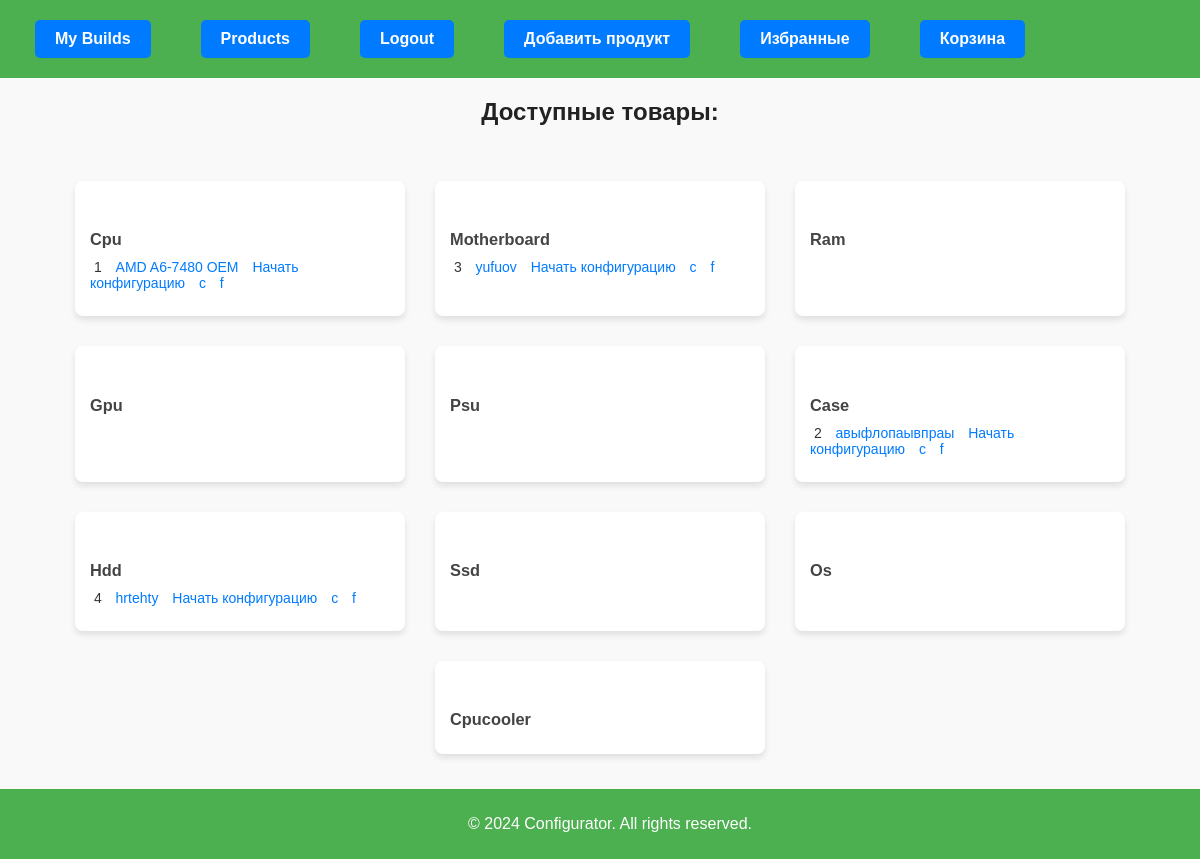
The app's page / (signed in) with its own data.
### configurator/models.py (models this page shows, shortened)
class AutoCreateProductMixin:
    PRODUCT_TYPE = None  # Переопределяй в дочерних классах

class CPU(AutoCreateProductMixin, models.Model):
    name = models.CharField(max_length=100, verbose_name="Название процессора")
    image = models.ImageField(upload_to='images/CPU/', null=True, blank=True, verbose_name="Фото CPU")
    manufacturer = models.CharField(max_length=100, verbose_name="Производитель", default="Intel")
    socket = models.CharField(max_length=50, verbose_name="Socket", default="LGA 1700")
    architecture = models.CharField(max_length=50, verbose_name="Архитектура", null=True, blank=True)
    cores = models.IntegerField(verbose_name="Количество ядер", default=4)
    threads = models.IntegerField(verbose_name="Количество потоков", null=True, blank=True)
    base_clock = models.FloatField(verbose_name="Тактовая частота", null=True, blank=True)
    turbo_clock = models.FloatField(verbose_name="Частота процессора в режиме Turbo", null=True, blank=True)
    tdp = models.IntegerField(verbose_name="Типичное тепловыделение", null=True, blank=True)
    release_date = models.CharField(max_length=50, verbose_name="Дата релиза", null=True, blank=True)
    product = models.OneToOneField(Product, on_delete=models.CASCADE, related_name="cpu")
    PRODUCT_TYPE = 'cpu'

class Product(models.Model):
    type = models.CharField(
        max_length=40,
        choices=[
            ('cpu', 'CPU'),
            ('motherboard', 'Motherboard'),
            ('ram', 'RAM'),
            ('gpu', 'GPU'),
            ('psu', 'PSU'),
            ('case', 'Case'),
            ('storage', 'Storage'),
            ('os', 'OS'),
            ('сpucooler', 'CPUCooler')
        ]
    )
    price = models.DecimalField(max_digits=10, decimal_places=2, null=True, blank=True)

class Motherboard(AutoCreateProductMixin, models.Model):
    name = models.CharField(max_length=100, verbose_name="Название материнской платы")
    socket = models.CharField(max_length=50, verbose_name="Сокет", default="LGA 1700")
    chipset = models.CharField(max_length=50, verbose_name="Чипсет", default="Intel B760")
    ram_type = models.CharField(max_length=50, verbose_name="Тип ОЗУ", default="DDR4")
    max_ram = models.IntegerField(verbose_name="Максимальный объем ОЗУ, ГБ", default=128)
    ram_slots = models.IntegerField(verbose_name="Количество слотов ОЗУ", default=4)
    form_factor = models.CharField(max_length=50, verbose_name="Форм-фактор", default="ATX")
    m2_slots = models.IntegerField(verbose_name="Количество слотов M.2", null=True, blank=True)
    sata_ports = models.IntegerField(verbose_name="Количество SATA портов", null=True, blank=True)
    pcie_version = models.CharField(max_length=50, verbose_name="Версия PCIe", default="PCI Express 4.0")
    image = models.ImageField(upload_to='images/motherboards/', null=True, blank=True, verbose_name="Фото материнской платы")
    product = models.OneToOneField(Product, on_delete=models.CASCADE, related_name="motherboard")
    PRODUCT_TYPE = 'motherboard'

class Case(AutoCreateProductMixin, models.Model):
    name = models.CharField(max_length=100, verbose_name="Название корпуса")
    image = models.ImageField(upload_to='images/cases/', null=True, blank=True, verbose_name="Фото корпуса")
    max_gpu_length_mm = models.IntegerField(verbose_name="Максимальная длина видеокарты, мм", default=315)
    max_cpu_cooler_height_mm = models.IntegerField(verbose_name="Максимальная высота кулера, мм", default=163)
    form_factor_support = models.CharField(max_length=100, verbose_name="Поддерживаемые форм-факторы материнских плат", default="ATX, mATX, Mini-ITX")
    psu_type = models.CharField(max_length=50, verbose_name="Тип блока питания (например, ATX, SFX)", default="без БП")
    drive_bays = models.CharField(max_length=100, verbose_name="Отсеки для накопителей (например, 2x3.5', 2x2.5')", null=True, blank=True)
    fan_slots = models.BooleanField(verbose_name="Места для вентиляторов", default=True)
    bottom_fans = models.CharField(max_length=50, verbose_name="Вентиляторы на нижней панели", null=True, blank=True)
    top_fans = models.CharField(max_length=50, verbose_name="Вентиляторы на верхней панели", null=True, blank=True)
    rgb_lighting = models.BooleanField(verbose_name="Подсветка корпуса", default=True)
    liquid_cooling_support = models.BooleanField(verbose_name="Возможность установки СЖО", default=True)
    dimensions = models.CharField(max_length=50, verbose_name="Размеры (ШхВхГ)", default="204 x 446 x 396 мм")
    weight_kg = models.FloatField(verbose_name="Вес", null=True, blank=True)
    warranty = models.IntegerField(verbose_name="Гарантия (мес.)", null=True, blank=True)
    product = models.OneToOneField(Product, on_delete=models.CASCADE, related_name="case")
    PRODUCT_TYPE = 'case'

class HDD(AutoCreateProductMixin, models.Model):
    name = models.CharField(max_length=100, verbose_name="Название hdd")
    image = models.ImageField(upload_to='images/HDD/', null=True, blank=True, verbose_name="Фото hdd")
    product = models.OneToOneField(Product, on_delete=models.CASCADE, related_name="hdd")
    PRODUCT_TYPE = 'hdd'
    capacity_gb = models.IntegerField(verbose_name="Емкость, ГБ", default=8000)
    rpm = models.IntegerField(verbose_name="Скорость вращения шпинделя, об/мин", null=True, blank=True)
    form_factor = models.CharField(max_length=50, verbose_name="Форм-фактор", default="3.5\"")
    interface = models.CharField(max_length=50, verbose_name="Интерфейс подключения", default="SATA-III")
    warranty = models.IntegerField(verbose_name="Гарантия (мес.)", default=12)

### core/views.py (the view)
# urls.py: path('', ProductView.as_view(), name='products'),
class ProductView(View):
    def get(self, request):
        categories = {
            "cpu": CPU.objects.all(),
            "motherboard": Motherboard.objects.all(),
            "ram": RAM.objects.all(),
            "gpu": GPU.objects.all(),
            "psu": PSU.objects.all(),
            "case": Case.objects.all(),
            "hdd": HDD.objects.all(),
            "ssd": SSD.objects.all(),
            "os": OS.objects.all(),
            "cpucooler": CPUCooler.objects.all(),
        }
        return render(request, 'core/products.html', {'items': categories})

### core/templates/core/products.html (shortened to what this page needs)
{% extends 'core/base.html' %}
{% load static %}
{% block css %}<link rel="stylesheet" href="{% static 'core/css/products.css' %}"> {% endblock %}
{% block content %}
    <h2>Доступные товары:</h2>
    <div class="categories">
        {% for category, items in items.items %}
            <div class="category">
                <a href="{% url 'product_type' category %}"><h3>{{ category|title }}</h3></a>
                <ul>
                    {% for item in items %}
                        <li>
                            {{ item.product.id }}
                            <a href="{% url 'product_features' item.product.type item.id %}">{{ item.name }}</a>
                            <a href="{% url 'configurator' category item.id %}?clear=True">Начать конфигурацию</a>
                            <a href="{% url 'add_to_cart' item.product.id %}">c</a>
                            <a href="{% url 'add_to_favorites' item.product.id %}">f</a>
                        </li>
                    {% endfor %}
                </ul>
            </div>
        {% endfor %}
    </div>
</body>
</html>
{% endblock %}

### core/static/core/css/products.css (style rules this page uses)
body { font-family: Arial, sans-serif; margin: 0; padding: 0; background-color: #f5f5f5; color: #333; }
h2 { text-align: center; margin-top: 20px; color: #222; }
h3 { margin-bottom: 10px; color: #444; }
.categories { display: flex; flex-wrap: wrap; justify-content: center; padding: 20px; }
.category { margin: 15px; padding: 15px; background-color: #ffffff; border-radius: 8px; box-shadow: 0 4px 6px rgba(0, 0, 0, 0.1); max-width: 300px; width: 100%; }
.category ul { list-style-type: none; padding: 0; margin: 0; }
.category li { margin-bottom: 10px; font-size: 14px; }
.category a { margin-left: 10px; text-decoration: none; color: #007bff; font-size: 14px; transition: color 0.3s ease; }

### configurator/static/configurator/css/base.css (style rules this page uses)
body { font-family: Arial, sans-serif; margin: 0; padding: 0; background-color: #f9f9f9; color: #333; }

### records on screen
CPU: product.id "1", name "AMD A6-7480 OEM"
Motherboard: product.id "3", name "yufuov"
Case: product.id "2", name "авыфлопаывпраы"
HDD: product.id "4", name "hrtehty"

### other values on screen
{{ category|title }} "Cpu" "Motherboard" "Ram" "Gpu" "Psu" "Case" "Hdd" "Ssd" "Os" "Cpucooler"
